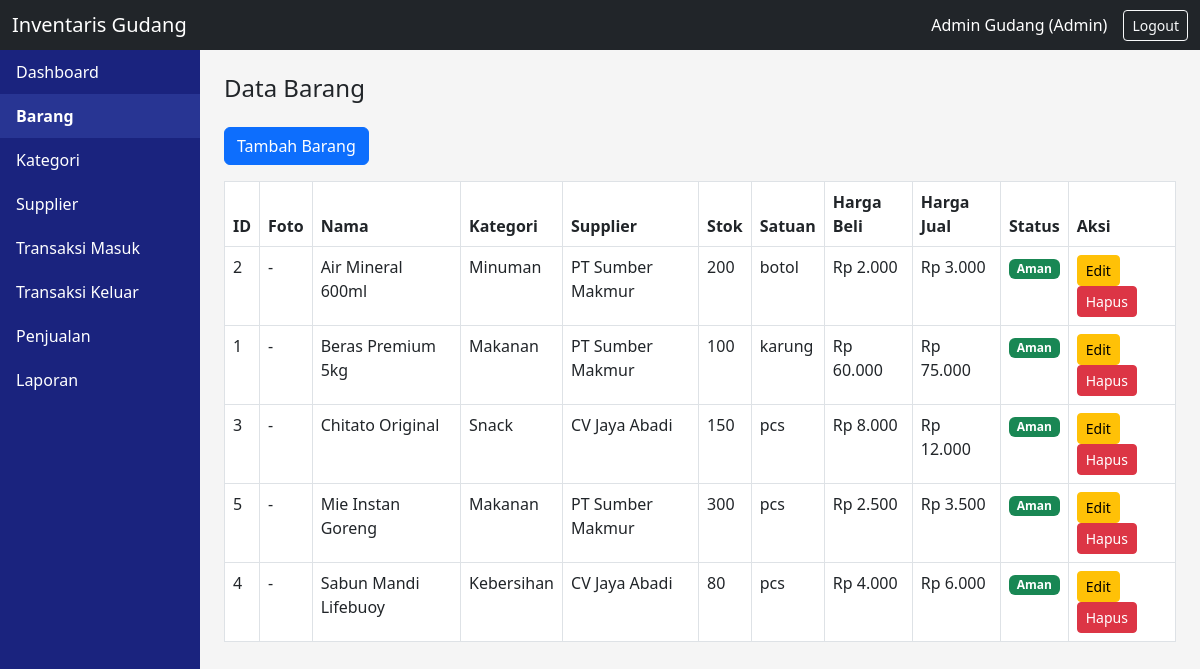
Screenshot of /pages/barang.php (signed in) with the database file from the repository.
### tables this page shows
CREATE TABLE `barang` (
  `id` int(11) NOT NULL,
  `id_kategori` int(11) NOT NULL,
  `id_supplier` int(11) DEFAULT NULL,
  `nama` varchar(100) NOT NULL,
  `stok` int(11) DEFAULT 0,
  `satuan` varchar(20) NOT NULL,
  `harga_beli` decimal(10,2) NOT NULL DEFAULT 0.00,
  `harga_jual` decimal(10,2) NOT NULL DEFAULT 0.00,
  `foto` varchar(255) DEFAULT NULL,
  `keterangan` text DEFAULT NULL,
  `created_at` datetime DEFAULT current_timestamp()
);

CREATE TABLE `kategori` (
  `id` int(11) NOT NULL,
  `nama` varchar(50) NOT NULL,
  `keterangan` text DEFAULT NULL,
  `created_at` datetime DEFAULT current_timestamp()
);

CREATE TABLE `supplier` (
  `id` int(11) NOT NULL,
  `nama` varchar(100) NOT NULL,
  `telepon` varchar(20) DEFAULT NULL,
  `alamat` text DEFAULT NULL,
  `created_at` datetime DEFAULT current_timestamp()
);

### config/session.php (called while the page is built, shortened)
<?php
class Session {
    public static function getNama() {
        return $_SESSION['user_nama'] ?? null;
    }
    public static function getRole() {
        return $_SESSION['user_role'] ?? null;
    }
}
?>

### config/koneksi.php (called while the page is built, shortened)
<?php
class Database {
    protected function connect() {
        $host = "localhost";
        $user = "root";
        $pass = "";
        $db   = "db_inventaris_gudang_uas";
        $this->conn = new mysqli($host, $user, $pass, $db);
    }
}
?>

### models/BarangModel.php (called while the page is built, shortened)
<?php
require_once __DIR__ . '/../config/koneksi.php';
class BarangModel extends Database {
    public function getAll() {
        $qry = "SELECT b.*, k.nama as nama_kategori, s.nama as nama_supplier
                FROM barang b
                LEFT JOIN kategori k ON b.id_kategori = k.id
                LEFT JOIN supplier s ON b.id_supplier = s.id
                ORDER BY b.nama ASC";
        return $this->conn->query($qry);
    }
}
?>

### pages/barang.php (the view, shortened to what this page needs)
<?php
require_once '../config/koneksi.php';
require_once '../config/session.php';
require_once '../models/BarangModel.php';
$barangModel = new BarangModel();
$barangs = $barangModel->getAll();
include '../components/header.php';
include '../components/navbar.php';
?>
<div class="container-fluid">
    <div class="row">
        <?php include '../components/sidebar.php'; ?>
        <div class="col-md-10 p-4">
            <h4 class="mb-4">Data Barang</h4>
            <button type="button" class="btn btn-primary mb-3" data-bs-toggle="modal" data-bs-target="#modalTambah">Tambah Barang</button>
            <table class="table table-bordered">
                <thead>
                    <tr>
                        <th>ID</th>
                        <th>Foto</th>
                        <th>Nama</th>
                        <th>Kategori</th>
                        <th>Supplier</th>
                        <th>Stok</th>
                        <th>Satuan</th>
                        <th>Harga Beli</th>
                        <th>Harga Jual</th>
                        <th>Status</th>
                        <th>Aksi</th>
                    </tr>
                </thead>
                <tbody>
                    <?php while ($row = $barangs->fetch_assoc()): ?>
                    <tr>
                        <td><?= $row['id'] ?></td>
                        <td>
                            <?php if ($row['foto']): ?>
                                <img src="../assets/uploads/<?= htmlspecialchars($row['foto']) ?>" class="foto-barang">
                            <?php else: ?>
                                -
                            <?php endif; ?>
                        </td>
                        <td><?= htmlspecialchars($row['nama']) ?></td>
                        <td><?= htmlspecialchars($row['nama_kategori']) ?></td>
                        <td><?= htmlspecialchars($row['nama_supplier']) ?></td>
                        <td><?= $row['stok'] ?></td>
                        <td><?= htmlspecialchars($row['satuan']) ?></td>
                        <td>Rp <?= number_format($row['harga_beli'], 0, ',', '.') ?></td>
                        <td>Rp <?= number_format($row['harga_jual'], 0, ',', '.') ?></td>
                        <td>
                            <?php if ($row['stok'] == 0): ?>
                                <span class="badge bg-danger">Habis</span>
                            <?php elseif ($row['stok'] <= 20): ?>
                                <span class="badge bg-warning text-dark">Menipis</span>
                            <?php else: ?>
                                <span class="badge bg-success">Aman</span>
                            <?php endif; ?>
                        </td>
                        <td>
                            <button type="button" class="btn btn-sm btn-warning" data-bs-toggle="modal" data-bs-target="#modalEdit<?= $row['id'] ?>">Edit</button>
                            <a href="proses_barang.php?aksi=hapus&id=<?= $row['id'] ?>" class="btn btn-sm btn-danger" onclick="return confirm('Yakin hapus barang ini?')">Hapus</a>
                        </td>
                    </tr>
                    <?php endwhile; ?>
                </tbody>
            </table>
        </div>
    </div>
</div>
<?php include '../components/footer.php'; ?>

### components/header.php (shortened to what this page needs)
<!DOCTYPE html>
<html lang="id">
<head>
    <link href="https://cdn.jsdelivr.net/npm/bootstrap@5.3.0/dist/css/bootstrap.min.css" rel="stylesheet">
    <link rel="stylesheet" href="../assets/css/style.css">
</head>
<body>

### components/navbar.php
<nav class="navbar navbar-dark bg-dark">
    <div class="container-fluid">
        <span class="navbar-brand mb-0 h1">Inventaris Gudang</span>
        <div class="d-flex align-items-center">
            <span class="text-white me-3">
                <?= htmlspecialchars(Session::getNama()) ?> (<?= htmlspecialchars(Session::getRole()) ?>)
            </span>
            <a href="../auth/logout.php" class="btn btn-outline-light btn-sm">Logout</a>
        </div>
    </div>
</nav>

### components/sidebar.php (shortened to what this page needs)
<?php
$role = Session::getRole();
$current = basename($_SERVER['PHP_SELF']);
?>
<div class="sidebar col-md-2 p-0">
    <ul class="nav flex-column">
        <li class="nav-item">
            <a class="nav-link text-white <?= $current === 'dashboard.php' ? 'active' : '' ?>" href="dashboard.php">Dashboard</a>
        </li>
        <?php if (in_array($role, ['Superadmin', 'Admin'])): ?>
            <li class="nav-item">
                <a class="nav-link text-white <?= $current === 'barang.php' ? 'active' : '' ?>" href="barang.php">Barang</a>
            </li>
            <li class="nav-item">
                <a class="nav-link text-white <?= $current === 'kategori.php' ? 'active' : '' ?>" href="kategori.php">Kategori</a>
            </li>
            <li class="nav-item">
                <a class="nav-link text-white <?= $current === 'supplier.php' ? 'active' : '' ?>" href="supplier.php">Supplier</a>
            </li>
        <?php endif; ?>
        <li class="nav-item">
            <a class="nav-link text-white <?= $current === 'transaksi_masuk.php' ? 'active' : '' ?>" href="transaksi_masuk.php">Transaksi Masuk</a>
        </li>
        <li class="nav-item">
            <a class="nav-link text-white <?= $current === 'transaksi_keluar.php' ? 'active' : '' ?>" href="transaksi_keluar.php">Transaksi Keluar</a>
        </li>
        <li class="nav-item">
            <a class="nav-link text-white <?= $current === 'penjualan.php' ? 'active' : '' ?>" href="penjualan.php">Penjualan</a>
        </li>
        <?php if (in_array($role, ['Superadmin', 'Admin'])): ?>
            <li class="nav-item">
                <a class="nav-link text-white <?= $current === 'laporan.php' ? 'active' : '' ?>" href="laporan.php">Laporan</a>
            </li>
        <?php endif; ?>
    </ul>
</div>

### components/footer.php (shortened to what this page needs)
</body>
</html>

### assets/css/style.css (style rules this page uses)
body { background-color: #f5f5f5; }
.sidebar { min-height: 100vh; background-color: #1a237e; }
.sidebar a { color: #ffffff; text-decoration: none; display: block; padding: 10px 16px; }
.sidebar a.active { background-color: #283593; font-weight: bold; }

### rows the page displays
barang: id "2", nama "Air Mineral 600ml", id_kategori.nama "Minuman", id_supplier.nama "PT Sumber Makmur", stok "200", satuan "botol", harga_beli "2.000", harga_jual "3.000", shows "Aman"
barang: id "1", nama "Beras Premium 5kg", id_kategori.nama "Makanan", id_supplier.nama "PT Sumber Makmur", stok "100", satuan "karung", harga_beli "60.000", harga_jual "75.000", shows "Aman"
barang: id "3", nama "Chitato Original", id_kategori.nama "Snack", id_supplier.nama "CV Jaya Abadi", stok "150", satuan "pcs", harga_beli "8.000", harga_jual "12.000", shows "Aman"
barang: id "5", nama "Mie Instan Goreng", id_kategori.nama "Makanan", id_supplier.nama "PT Sumber Makmur", stok "300", satuan "pcs", harga_beli "2.500", harga_jual "3.500", shows "Aman"
barang: id "4", nama "Sabun Mandi Lifebuoy", id_kategori.nama "Kebersihan", id_supplier.nama "CV Jaya Abadi", stok "80", satuan "pcs", harga_beli "4.000", harga_jual "6.000", shows "Aman"

### other values shown
Session::getNama() "Admin Gudang"
Session::getRole() "Admin"
